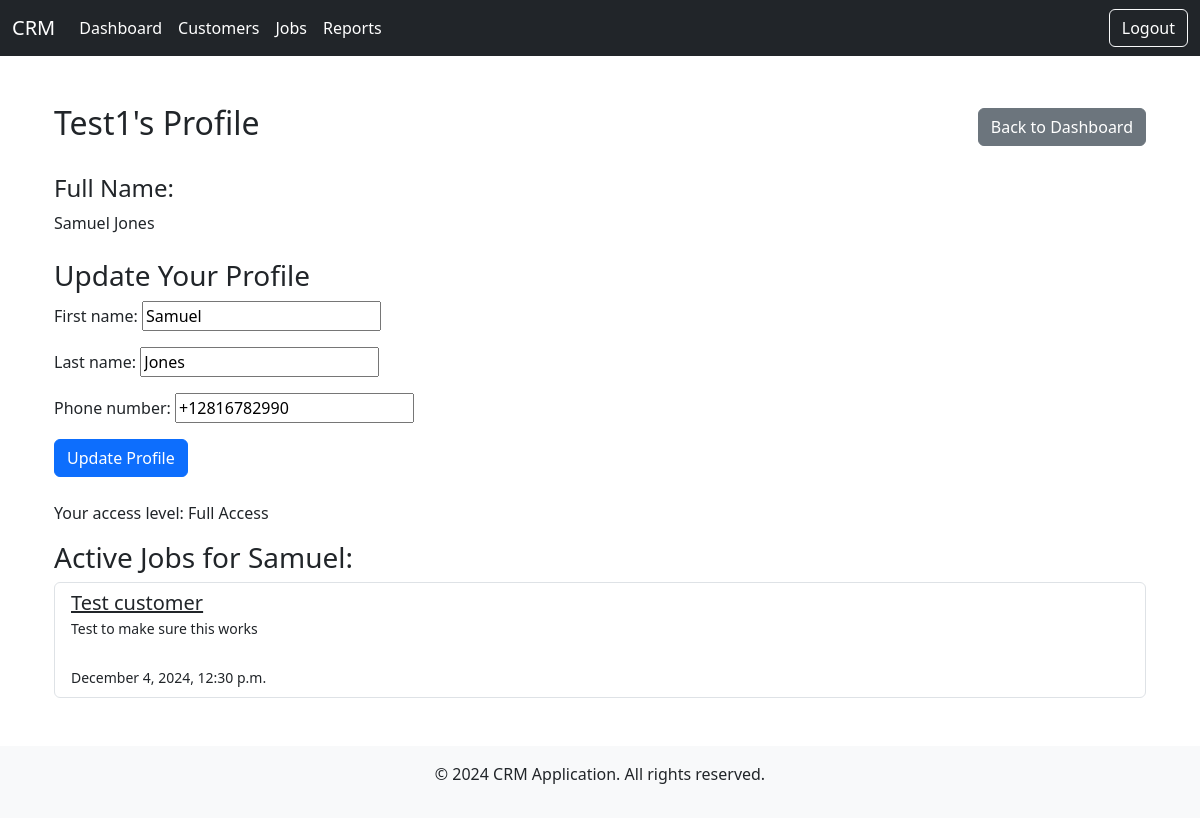
Page /teams/teams/test-1/members/11/ (signed in) on the committed database.
### teams/models.py (models this page shows)
class TeamMember(models.Model):
    team = models.ForeignKey(Team, on_delete=models.CASCADE)
    user = models.ForeignKey(settings.AUTH_USER_MODEL, on_delete=models.CASCADE)
    ACCESS_LEVEL = (
        (1, 'View Only'),
        (2, 'Add Customers and Jobs'),
        (3, 'Manage Team Members'),
        (4, 'Full Access'),
    )
    access_level = models.IntegerField(choices=ACCESS_LEVEL, default=1)
    class Meta:
        unique_together = ('team', 'user')

### accounts/models.py (models this page shows)
class CustomUser(AbstractUser):
    first_name = models.CharField(max_length=255, blank=True)
    last_name = models.CharField(max_length=255, blank=True)
    phone_number = models.CharField(max_length=15, blank=True)
    profile_picture = models.ImageField(upload_to='profile_pics/', blank=True, null=True)
    ROLE_CHOICES = [
        ('viewer', 'Viewer'),
        ('editor', 'Editor'),
        ('manager', 'Manager'),
    ]
    role = models.CharField(max_length=10, choices=ROLE_CHOICES, default='viewer')
    is_active = models.BooleanField(default=True)
    date_of_birth = models.DateField(blank=True, null=True)
    groups = models.ManyToManyField(
        'auth.Group',
        related_name='custom_user_groups',
        blank=True
    )
    user_permissions = models.ManyToManyField(
        'auth.Permission',
        related_name='custom_user_permissions',
        blank=True
    )

### jobs/models.py (models this page shows, shortened)
class Job(models.Model):
    PRIORITY_CHOICES = [
        ('Low', 'Low'),
        ('Medium', 'Medium'),
        ('High', 'High'),
    ]
    STATUS_CHOICES = [
        ('Pending', 'Pending'),
        ('In Progress', 'In Progress'),
        ('Completed', 'Completed'),
        ('Cancelled', 'Cancelled'),
    ]
    customer = models.ForeignKey(Customer, related_name='jobs', on_delete=models.CASCADE)
    team_member = models.ForeignKey(TeamMember, related_name='jobs', on_delete=models.CASCADE)
    start_time = models.DateTimeField(default=timezone.now)
    job_description = models.TextField()
    priority = models.CharField(max_length=10, choices=PRIORITY_CHOICES)
    job_status = models.CharField(max_length=20, choices=STATUS_CHOICES, default='Pending')
    additional_notes = models.TextField(blank=True, null=True)

### customers/models.py (models this page shows)
class Customer(models.Model):
    team = models.ForeignKey(Team, related_name='customers', on_delete=models.CASCADE)
    name = models.CharField(max_length=255)
    email = models.EmailField()
    phone_number = models.CharField(max_length=20, blank=True, null=True)
    company = models.CharField(max_length=255, blank=True, null=True)
    address = models.CharField(max_length=255, blank=True, null=True)
    notes = models.TextField(blank=True, null=True)
    def __str__(self):
        return self.name

### teams/views.py (the view)
# urls.py: path('teams/<slug:team_slug>/members/<int:member_id>/', views.team_member_profile, name='team_member_profile'),
@login_required
def team_member_profile(request, team_slug, member_id):
    team = get_object_or_404(Team, slug=team_slug)
    member = get_object_or_404(TeamMember, team=team, user_id=member_id)
    team_member = get_team_member_or_forbidden(team, request.user)
    team_redirect(request.user, team.id)
    access_level = team_member.access_level
    is_own_profile = request.user == member.user
    active_jobs = Job.objects.filter(team_member=member, job_status__in=['Pending', 'In Progress'])
    if request.method == 'POST':
        handle_post_request(request, team_member, member, is_own_profile)
    form, promote_form = get_forms(member, is_own_profile)
    context = {
        'member': member,
        'form': form,
        'active_jobs': active_jobs,
        'promote_form': promote_form,
        'is_own_profile': is_own_profile,
        'access_level': access_level,
    }
    return render(request, 'teams/team_member_profile.html', context)

### teams/forms.py
class UpdateProfileForm(forms.ModelForm):
    class Meta:
        model = CustomUser
        fields = ['first_name', 'last_name', 'phone_number']

### context_processors.py (called while the page is built, shortened)
def access_level_context(request):
    return {}

### teams/views.py (called while the page is built)
def get_team_member_or_forbidden(team, user):
    try:
        return TeamMember.objects.get(team=team, user=user)
    except TeamMember.DoesNotExist:
        raise HttpResponseForbidden("You are not a member of this team.")

def get_forms(member, is_own_profile):
    form = UpdateProfileForm(instance=member.user) if is_own_profile else None
    promote_form = PromoteMemberForm(instance=member) if not is_own_profile else None
    return form, promote_form

def team_redirect(user, team_id):
    try:
        user_team = TeamMember.objects.get(user=user).team
    except TeamMember.DoesNotExist:
        raise PermissionDenied("You are not a member of any team.")
    if user_team.id != team_id:
        raise PermissionDenied("Access denied. You cannot view resources from other teams.")

### teams/templates/teams/team_member_profile.html (shortened to what this page needs)
{% extends "base.html" %}
{% block content %}
{% load custom_filters %}
    <div class="container my-5">
        <div class="d-flex justify-content-between align-items-center mb-4">
            <h2>{{ member.user.username }}'s Profile</h2>
            <a href="{% url 'dashboard' %}" class="btn btn-secondary">Back to Dashboard</a>
        </div>
        <div class="mb-4">
            <h4>Full Name:</h4>
            {% if member.user.first_name or member.user.last_name %}
                <p>{{ member.user.first_name }} {{ member.user.last_name }}</p>
            {% else %}
                <p>{{ member.user.username }} has not updated their profile to provide a full name yet.</p>
            {% endif %}
        </div>
        {% if is_own_profile %}
            <h3>Update Your Profile</h3>
            <form method="POST" class="mb-4">
                <div class="form-group">
                    {{ form.as_p }}
                </div>
                <button type="submit" name="update_profile" class="btn btn-primary">Update Profile</button>
            </form>
            <p>Your access level: {{ member.get_access_level_display }}</p>
        {% else %}
            <p>You do not have permission to edit this profile.</p>
        {% endif %}
        {% if is_own_profile or access_level >= 3 %}
            {% if active_jobs %}
                <h3>Active Jobs for {{ member.user.first_name }}:</h3>
                <ul class="list-group">
                    {% for job in active_jobs %}
                        <li class="list-group-item">
                            <a href="{% url 'jobs:job_details' job.pk %}" class="h5">{{ job.customer }}</a>
                            <br> <small>{{ job.job_description|truncatewords:10 }}</small>
                            <br> <span class="badge badge-{{ job.job_status|lower }}">{{ job.get_job_status_display }}</span>
                            <br> <small>{{ job.start_time|date:"F j, Y, g:i a" }}</small>
                        </li>
                    {% endfor %}
                </ul>
            {% else %}
                <p>No active jobs assigned to {{ member.user.first_name }}.</p>
            {% endif %}
        {% else %}
            <h3>You can't view these jobs</h3>
        {% endif %}
    </div>
{% endblock %}

### static/custom.css (style rules this page uses)
.navbar-brand, .nav-link, .btn { color: #ffffff !important; }

### rows in the picture
TeamMember: user.username "Test1", user.first_name "Samuel", user.last_name "Jones", access_level "Full Access"
CustomUser: first_name "Samuel", last_name "Jones", phone_number "+12816782990"
Job: customer "Test customer", job_description "Test to make sure this works", start_time "December 4, 2024, 12:30 p.m."

### other values in the picture
{{ current_year|default:2024 }} "2024"
